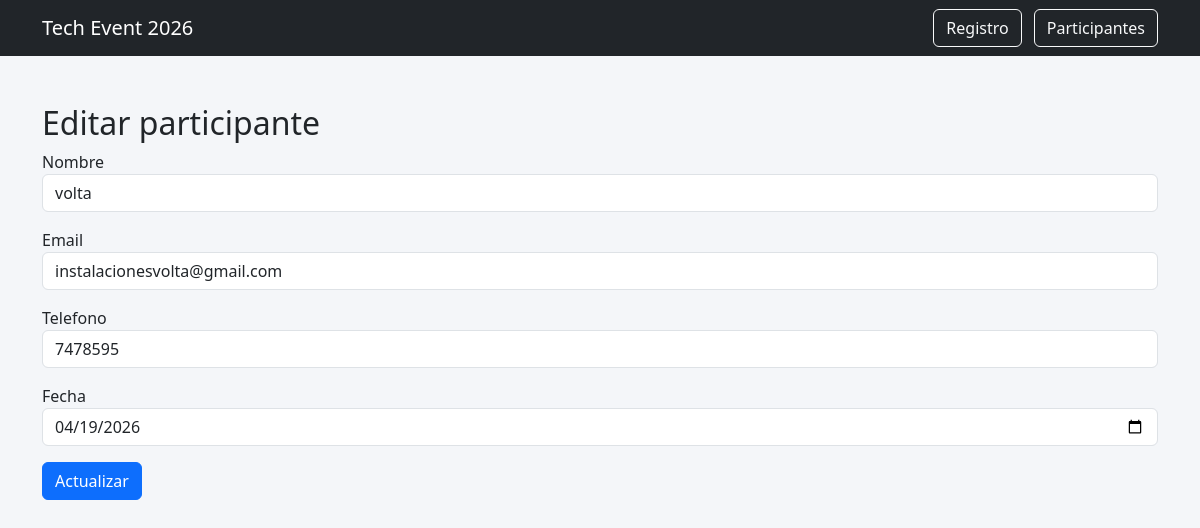
The app's page /editar/2 with its own data.
### tables this page shows
CREATE TABLE participantes(

        id INTEGER PRIMARY KEY AUTOINCREMENT,
        nombre TEXT,
        email TEXT,
        telefono TEXT,
        fecha_registro TEXT

    );

### app.py (the view)
@app.route("/editar/<int:id>")
def editar(id):
    conn = sqlite3.connect("database.db")
    conn.row_factory = sqlite3.Row
    participante = conn.execute("SELECT * FROM participantes WHERE id=?",(id,)).fetchone()
    return render_template("editar.html",participante=participante)

### templates/editar.html (shortened to what this page needs)
{% extends "base.html" %}
{% block content %}
<h2>Editar participante</h2>
<form action="/actualizar" method="post">
<div class="mb-3">
<label>Nombre</label>
<input type="text" name="nombre" class="form-control" value="{{ participante.nombre }}">
</div>
<div class="mb-3">
<label>Email</label>
<input type="email" name="email" class="form-control" value="{{ participante.email }}">
</div>
<div class="mb-3">
<label>Telefono</label>
<input type="text" name="telefono" class="form-control" value="{{ participante.telefono }}">
</div>
<div class="mb-3">
<label>Fecha</label>
<input type="date" name="fecha" class="form-control" value="{{ participante.fecha_registro }}">
</div>
<button class="btn btn-primary">Actualizar</button>
</form>
{% endblock %}

### static/css/styles.css (style rules this page uses)
body { background:#f4f6f9; font-family: 'Segoe UI', Tahoma, Geneva, Verdana, sans-serif; }

### records on screen
participantes: nombre "volta", email "instalacionesvolta@gmail.com", telefono "7478595", fecha "04/19/2026"
